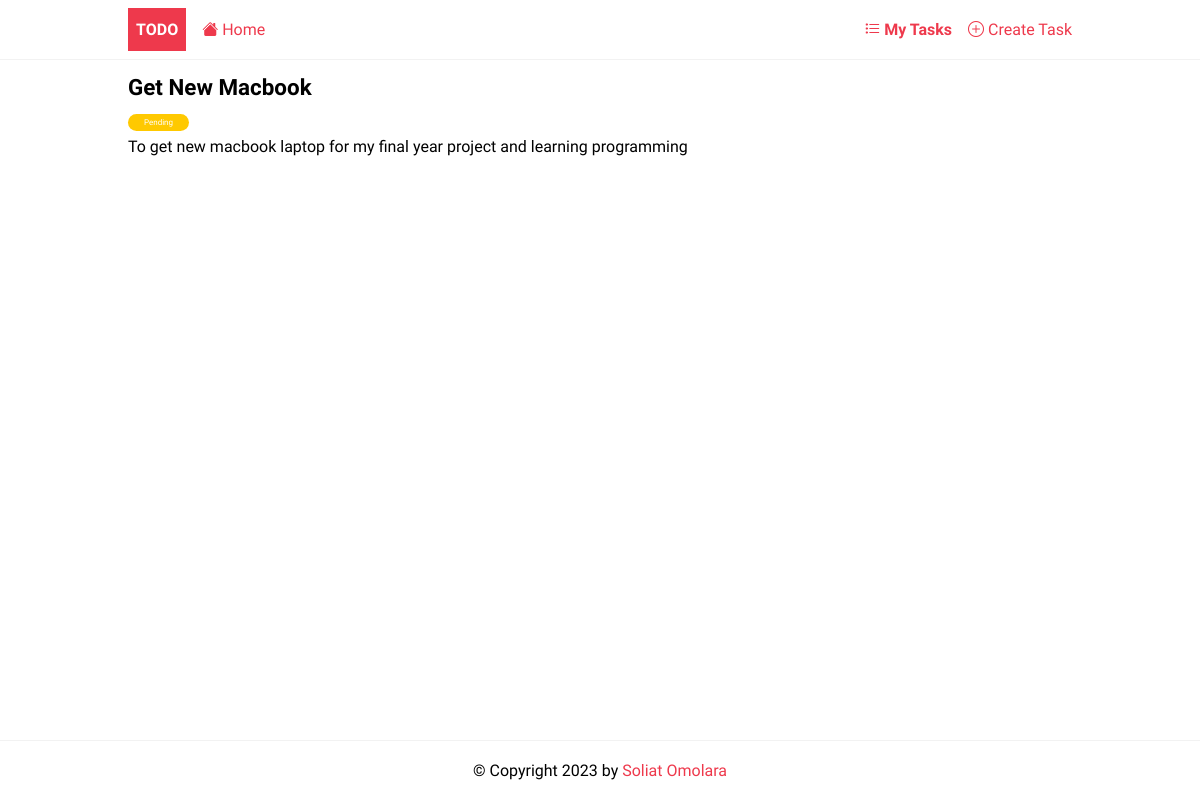
Page /details/1/ on the committed database.
### todoapp/models.py (models this page shows, shortened)
class Todo(models.Model):
    user = models.ForeignKey(User, on_delete=models.CASCADE, null=True, blank=True)
    title = models.CharField(max_length=250)
    description = models.TextField(null=True, blank=True)
    completed = models.BooleanField(default=False)
    created = models.DateTimeField(auto_now_add=True)

### todoapp/views.py (the view)
# urls.py: path('details/<int:pk>/', TodoDetail.as_view(), name='details'),
class TodoDetail(DetailView):
    model = Todo
    context_object_name = 'task'

### todoapp/templates/todoapp/todo_detail.html
{%extends 'todoapp/base.html'%}
{%block content%}
 <article class="task">
	<header>
		<h2>{{ task.title }}</h2>
		<span class="badge {% if task.completed %}badge-completed{% else %}badge-pending{%endif%}">
			{% if task.completed %} Completed {%else%} Pending {%endif%}
		</span>
	</header>
	<p>{{task.description}}</p>
</article>
{%endblock content%}

### static/css/style.css (style rules this page uses)
:root { --color-primary: #ee394c; --color-secondary: #86b7fe; --color-light: #f2f2f2; --color-gray: #ced4da; --color-dark: #212121; --color-white: #ffffff; --color-error: #e2442f; --color-warning: #ffc900; --color-info: #02a2b9; --color-success: #1ba345; --color-input: #00d1b2; --border-radius: 5px; }
* { margin: 0; padding: 0; box-sizing: border-box; text-rendering: optimizeLegibility; }
html, body { height: 100%; }
body { font-family: 'Dosis', sans-serif; font-size: 1rem; line-height: 1.7; display: flex; flex-direction: column; }
h2 { font-size: 1.4rem; }
.task { margin-bottom: auto; }
.badge { font-size: 0.5rem; padding: 0.25rem 1rem; color: var(--color-white); border-radius: 2rem; align-self: flex-start; }
.badge-pending { background-color: var(--color-warning); }

### rows in the picture
Todo: title "Get New Macbook", description "To get new macbook laptop for my final year project and learning programming"
